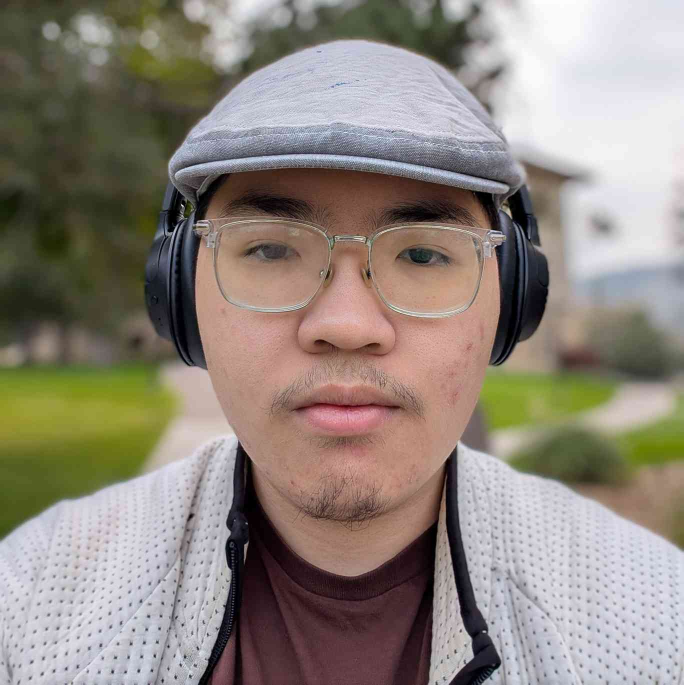
#> input picture assignments_Duan/assignment1_photo.jpg, 1368 x 1369 px (shown at 1/2 size)
$ jupyter execute --allow-errors HW07.ipynb
#> lines starting #> are read from the running program, lines starting #| are printed output that depends on the picture; after the words box and inside, x2 and y2 are one past the last pixel; in counts of white or black regions, pixels touching at a corner belong together
[cell 1]
import numpy as np
import matplotlib.pyplot as plt
from skimage import io, util, color, transform, filters, feature, draw, registration

[cell 2]
# load input image
img = util.img_as_float32( color.rgb2gray( io.imread('./assignment1_photo.jpg') ) )
#> img: shape (1369, 1368) float32; min 0, max 1, mean 0.532
img = transform.rescale(img, 1/5)
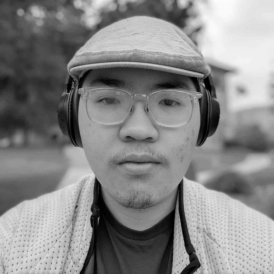
#> img: shape (274, 274) float32; min 1.49e-05, max 0.992, mean 0.532
plt.imshow(img, cmap='gray')
plt.show()

EXERSICE 1

[cell 3]
# Hough Transform, ref from the turtorial codes
edges = feature.canny(img, sigma=2, low_threshold=0.1, high_threshold=0.2)
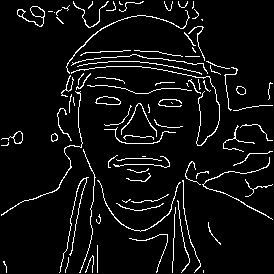
#> edges: shape (274, 274) bool; 6% white in thin lines or dots
lines = transform.probabilistic_hough_line(edges,threshold=2, line_length=20, line_gap=2)
#> lines = 61 items

# line image
img_lines = np.zeros_like(img)
for line in lines:
    p0, p1 = line
    rr, cc = draw.line(p0[1], p0[0], p1[1], p1[0])
    img_lines[rr,cc] = 1
#> this loop made 61 passes
#> (p0, p1) on passes 1 to 12: ((243, 202), (216, 190)), ((33, 199), (59, 187)), ((120, 87), (100, 85)), ((72, 244), (82, 191)), ((162, 64), (128, 61)), ((152, 158), (125, 158)), ((18, 203), (43, 194)), ((140, 210), (162, 204)), ((95, 67), (133, 66)), ((94, 177), (83, 150)), ((272, 219), (236, 199)), ((186, 252), (179, 216))
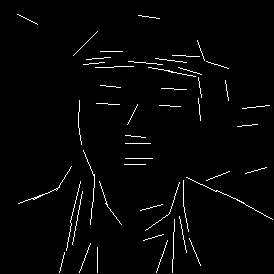
#> img_lines: shape (274, 274) float32; values 0 (black) and 1 (white), 2.1% white in thin lines or dots, all inside (x1, y1, x2, y2) = (17, 14, 273, 273)


fig, ax = plt.subplots(nrows=1, ncols=2, figsize=(12,4) )
ax[0].imshow(img)
ax[0].set_title("Input Image")
ax[1].imshow(img_lines)
ax[1].set_title("Hough Transformation")
plt.show()

EXERCISE 2

[cell 4]
# rotate
tform = transform.AffineTransform(scale=(1,1), rotation=0.5) #, translation=(75,-50))
img2 = transform.warp(img, tform)
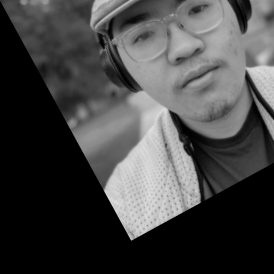
#> img2: shape (274, 274) float32; min 0, max 0.872, mean 0.271

fig, ax = plt.subplots(nrows=1, ncols=2, figsize=(12,4) )
ax[0].imshow(img)
ax[0].set_title("Input Image")
ax[1].imshow(img2)
ax[1].set_title("Rotated Image")
plt.show()

[cell 5]
# SIFT
descriptor_extractor = feature.SIFT()

descriptor_extractor.detect_and_extract(img)
input_keypoints = descriptor_extractor.keypoints
input_descriptors = descriptor_extractor.descriptors

descriptor_extractor.detect_and_extract(img2)
rotate_keypoints = descriptor_extractor.keypoints
rotate_descriptors = descriptor_extractor.descriptors

fig, ax = plt.subplots(nrows=1, ncols=2, figsize=(12,4) )
ax[0].imshow(img)
ax[0].plot(input_keypoints[:,1], input_keypoints[:,0], color='cyan', marker='o', linestyle='none', markersize=3)
ax[0].set_title("Input Image")
ax[1].imshow(img2)
ax[1].plot(rotate_keypoints[:,1], rotate_keypoints[:,0], color='cyan', marker='o', linestyle='none', markersize=3)
ax[1].set_title("Rotated Image")
plt.show()
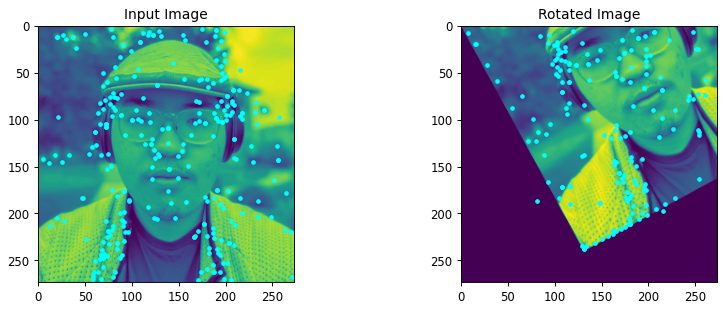
#> figure drawn by matplotlib, 2 panels

[cell 6]
# Matching
matches = feature.match_descriptors(input_descriptors, rotate_descriptors, max_ratio=0.7, cross_check=True)


fig, ax = plt.subplots()

#> (the rest of this cell did not finish here and is left out)

EXERCISE 3

[cell 7]
# Lucas-Kanade optical flow, ref using the turtorial codes
v,u = registration.optical_flow_ilk(img, img2)
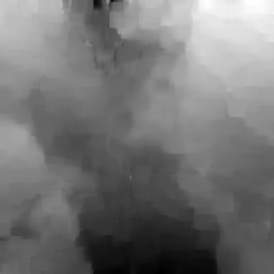
#> v: shape (274, 274) float32; min -186.1, max 62.54, mean -72.3; drawn with min black and max white
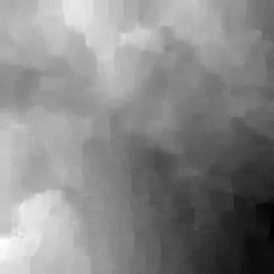
#> u: shape (274, 274) float32; min -105.6, max 131.6, mean 21.3; drawn with min black and max white

# optical flow norm
norm = np.sqrt(u**2 + v**2)
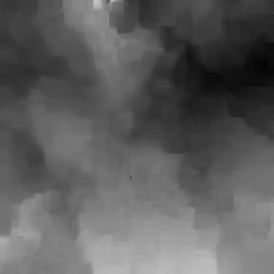
#> norm: shape (274, 274) float32; min 0.586, max 199.3, mean 94.1

# Quiver plot arrows
nvec = 20  # Number of vectors to be displayed along each image dimension
nl, nc = img.shape
#> nl = 274; nc = 274
step = max(nl // nvec, nc // nvec)
#> step = 13
y, x = np.mgrid[0:nl:step, 0:nc:step]
u_ = u[0::step, 0::step]
v_ = v[0::step, 0::step]

fig, ax = plt.subplots(nrows=1, ncols=3, figsize=(12,4) )
ax[0].imshow(img)
ax[0].set_title("Input Image")
ax[1].imshow(img2)
ax[1].set_title("Rotated Image")
ax[2].imshow(norm, cmap='Oranges')
ax[2].quiver(x, y, u_, v_, color='r', units='dots', angles='xy', scale_units='xy', lw=3)
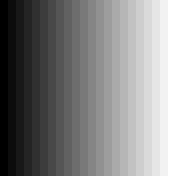
#> x: shape (22, 22) int64 (shown 8 times larger); min 0, max 273, mean 136.5; drawn with min black and max white
ax[2].set_title("Optical flow magnitude and vector field")
plt.show()
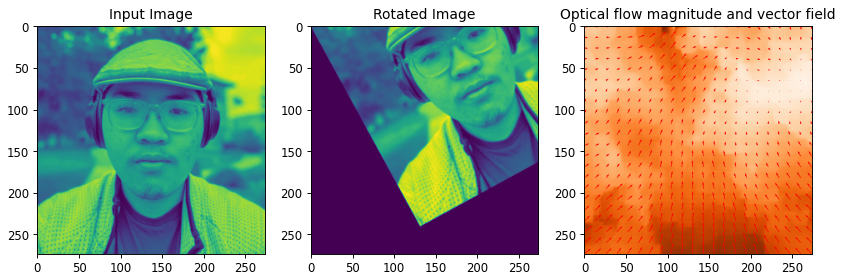
#> figure drawn by matplotlib, 3 panels

$ run again, with assignments_Duan/assignment3_photo.jpeg copied over assignments_Duan/assignment1_photo.jpg
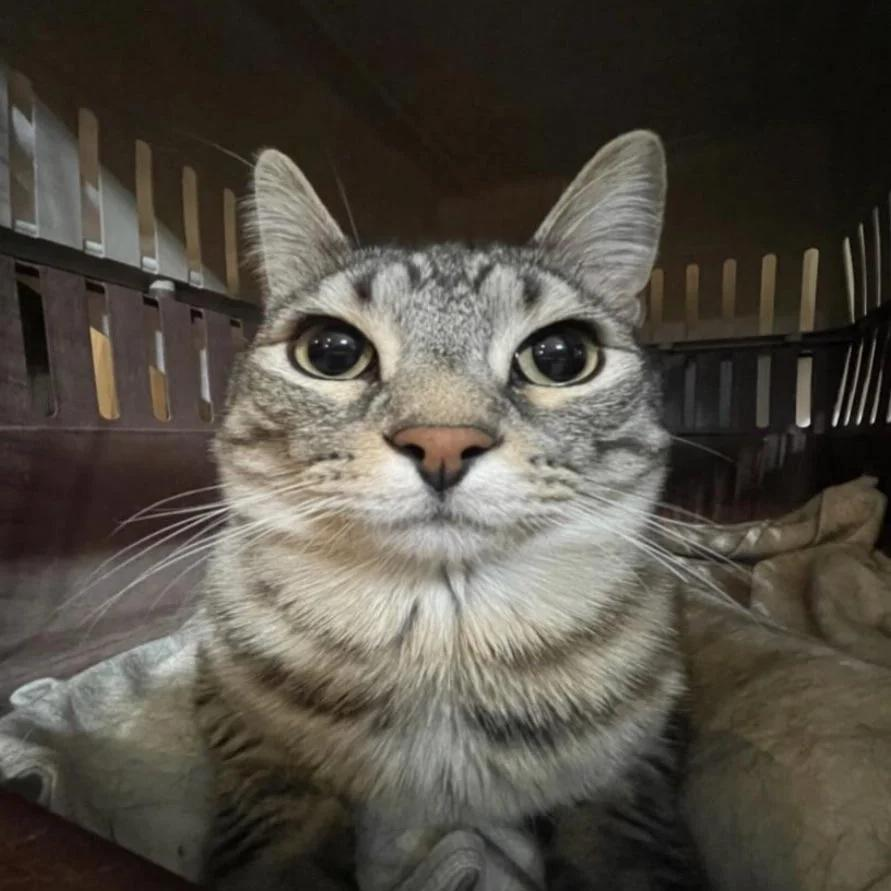
#> input picture assignments_Duan/assignment3_photo.jpeg, 891 x 891 px
#> `edges = feature.canny(img, sigma=2, low_threshold=0.1, high_threshold=..`:
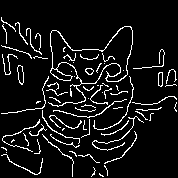
#> edges: shape (178, 178) bool; 8.2% white in thin lines or dots, all inside (x1, y1, x2, y2) = (1, 17, 177, 177)
#> lines = 14 items
#> the loop `for line in lines:` made 14 passes
#> (p0, p1) on passes 1 to 8: ((133, 68), (162, 66)), ((32, 172), (9, 161)), ((9, 74), (8, 54)), ((11, 112), (38, 108)), ((102, 51), (120, 28)), ((28, 53), (1, 45)), ((64, 155), (43, 136)), ((94, 116), (73, 115))
#> `plt.show()`:
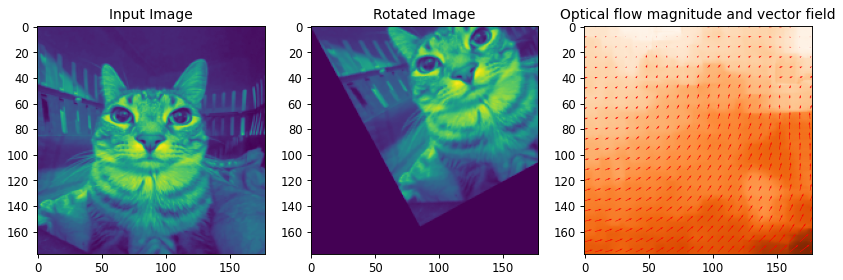
#> figure drawn by matplotlib, 3 panels
